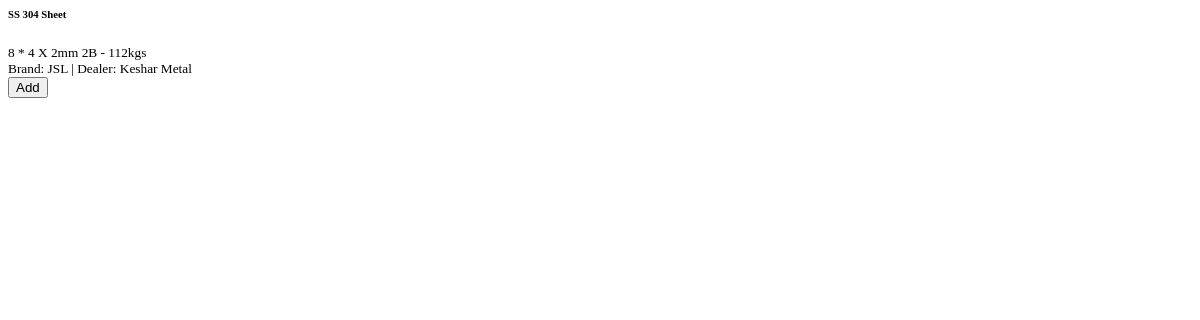
The app's page /products/search_materials, older data.
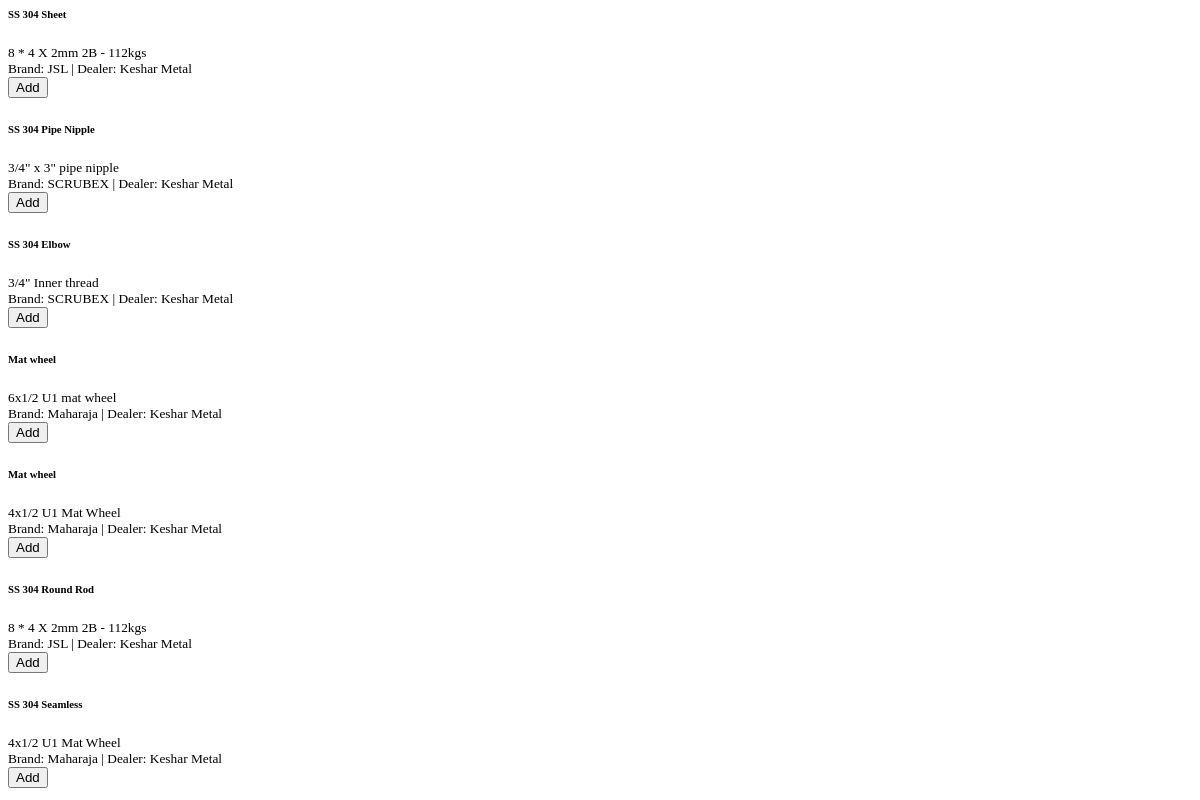
The same page, newer data.
### app/models.py (models this page shows)
class Storage(Base):
    __tablename__ = 'storage'
    id = Column(Integer, primary_key=True)
    base_name = Column(String(128))
    defined_name_with_spec = Column(String(256))
    brand = Column(String(128))
    hsn_code = Column(String(32))
    dealer_id = Column(Integer, ForeignKey('dealer.id'))
    tax = Column(Float)
    price = Column(Float)
    current_stock = Column(Float)
    units = Column(String(32))
    created_at = Column(DateTime, default=datetime.now)  # Make sure this exists
    updated_at = Column(DateTime, default=datetime.now, onupdate=datetime.now)  # And this
    dealer = relationship('Dealer', back_populates='materials')
    product_materials = relationship('ProductMaterial', back_populates='storage')
    bom_materials = relationship('BOMMaterial', back_populates='storage')
    supply_items = relationship('BOMSupplyItem', back_populates='storage')
    po_items = relationship('PurchaseOrderItem', back_populates='material')

class Dealer(Base):
    __tablename__ = 'dealer'
    id = Column(Integer, primary_key=True)
    name = Column(String(120), nullable=False)
    address = Column(String(250))
    city = Column(String(100))
    state = Column(String(100))
    country = Column(String(100))
    pincode = Column(String(20))
    telephone = Column(String(50))
    mobile = Column(String(50))
    email = Column(String(120))
    gst_no = Column(String(50))
    bank_name = Column(String(100))
    account_no = Column(String(100))
    ifsc_code = Column(String(50))
    materials = relationship('Storage', back_populates='dealer', lazy='dynamic')

### app/routers/products.py (the view)
@router.get("/search_materials")
async def search_materials(request: Request, q: str = "", db: Session = Depends(get_db)):
    try:
        if q:
            materials = db.query(models.Storage).filter(
                models.Storage.base_name.ilike(f'%{q}%') |
                models.Storage.defined_name_with_spec.ilike(f'%{q}%') |
                models.Storage.brand.ilike(f'%{q}%')
            ).limit(10).all()
        else:
            materials = db.query(models.Storage).limit(10).all()
        return templates.TemplateResponse("_material_options.html", {
            "request": request,
            "materials": materials
        })
    except Exception as e:
        print(f"Error searching materials: {e}")
        return JSONResponse(content={"error": str(e)}, status_code=500)

### app/templates/_material_options.html
{% if materials %}
    {% for material in materials %}
    <div class="list-group-item list-group-item-action">
        <div class="d-flex justify-content-between align-items-center">
            <div>
                <h6 class="mb-1">{{ material.base_name or 'N/A' }}</h6>
                {% if material.defined_name_with_spec %}
                <small class="text-muted">{{ material.defined_name_with_spec }}</small>
                <br>
                {% endif %}
                <small>Brand: {{ material.brand or 'N/A' }} | Dealer: {{ material.dealer.name if material.dealer else 'N/A' }}</small>
            </div>
            <button type="button" class="btn btn-sm btn-primary add-material-btn" data-material-id="{{ material.id }}">
                Add
            </button>
        </div>
    </div>
    {% endfor %}
{% else %}
    <div class="list-group-item">No materials found</div>
{% endif %}

Row changes from the older to the newer data that the page shows:
added Storage: base_name "SS 304 Pipe Nipple", defined_name_with_spec "3/4\" x 3\" pipe nipple", brand "SCRUBEX", dealer "Keshar Metal"
added Storage: base_name "SS 304 Elbow", defined_name_with_spec "3/4\" Inner thread", brand "SCRUBEX", dealer "Keshar Metal"
added Storage: base_name "Mat wheel", defined_name_with_spec "6x1/2 U1 mat wheel", brand "Maharaja", dealer "Keshar Metal"
added Storage: base_name "Mat wheel", defined_name_with_spec "4x1/2 U1 Mat Wheel", brand "Maharaja", dealer "Keshar Metal"
added Storage: base_name "SS 304 Round Rod", defined_name_with_spec "8 * 4 X 2mm 2B - 112kgs", brand "JSL", dealer "Keshar Metal"
added Storage: base_name "SS 304 Seamless", defined_name_with_spec "4x1/2 U1 Mat Wheel", brand "Maharaja", dealer "Keshar Metal"
